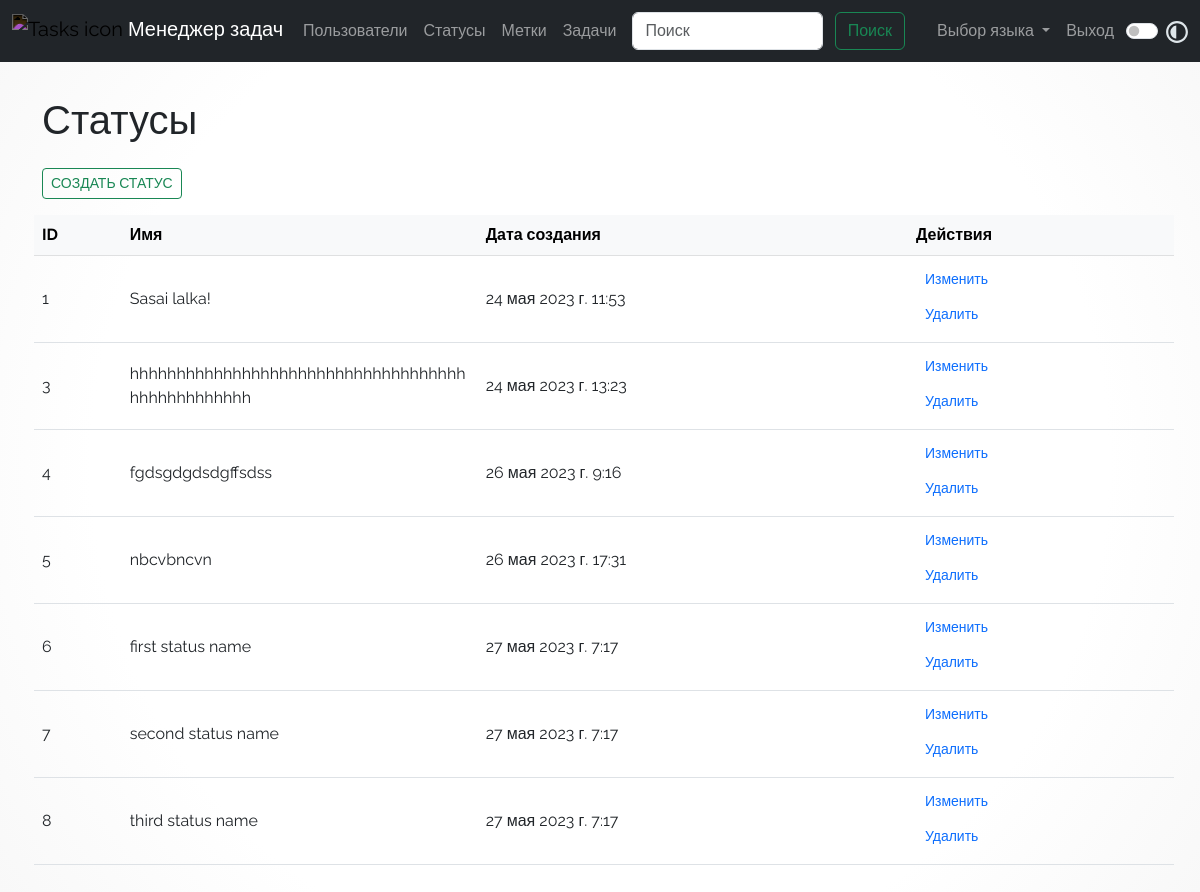
The page /statuses/ (signed in) on the database its author committed.
### task_manager/statuses/models.py (models this page shows, shortened)
class Status(models.Model):
    name = models.CharField(
        max_length=50,
        unique=True,
        verbose_name=_("Status name "),
    )
    created_at = models.DateTimeField(
        auto_now_add=True,
        verbose_name=_("Created at "),
    )
    class Meta:
        verbose_name = _("Status")
        verbose_name_plural = _("Statuses")

### task_manager/statuses/views.py (the view)
# urls.py: path('', views.IndexView.as_view(), name='labels'),
class IndexView(LoginRequiredMixin, ListView):
    model = Status
    template_name = "statuses/index.html"
    login_url = reverse_lazy("user_login")
    paginate_by = 50
    def get_queryset(self):
        return Status.objects.all().order_by("id")

### task_manager/templates/statuses/index.html (shortened to what this page needs)
{% extends "base.html" %}
{% load i18n %}
{% block main %}
  <div>
    <h1 class="text-left mb-4">{% translate 'Statuses' %}</h1>
    <div class="row table-responsive-md">
      <div class="col-12 text-left mb-3">
        <a class="btn btn-outline-success btn-sm col-auto text-uppercase" href="{% url 'status_create' %}">{% translate 'Create status' %}</a>
      </div>
      <table class="table table-hover mx-1 align-middle">
        <thead>
          <tr>
            <th class="table-light">{% translate 'ID' %}</th>
            <th class="table-light">{% translate 'Status name' %}</th>
            <th class="table-light">{% translate 'Creation date' %}</th>
            <th class="table-light">{% translate 'Actions' %}</th>
          </tr>
        </thead>
        {% for status in object_list %}
          <tr>
            <td>{{ status.id }}</td>
            <td class="wrapped-word">{{ status.name }}</td>
            <td>{{ status.created_at }}</td>
            <td>
              <a href="{% url 'status_update' id=status.id %}" class="btn btn-link d-flex btn-sm mb-1" rel="nofollow">{% translate 'Update' %}</a>
              <a href="{% url 'status_delete' id=status.id %}" class="btn btn-link d-flex btn-sm mb-1" rel="nofollow">{% translate 'Delete' %}</a>
            </td>
          </tr>
        {% endfor %}
      </table>
    </div>
  </div>
{% endblock %}

### static/styles.css (style rules this page uses)
body { padding-top: 5rem; font-family: 'Raleway', sans-serif; }
[data-bs-theme=light] body { background: radial-gradient(circle, hsla(0, 0%, 100%, 1) 67%, hsla(0, 0%, 97%, 1) 100%); }
.btn-link { text-decoration: none !important; }

### task_manager/templates/statuses/index.html (style rules this page uses)
.wrapped-word { word-wrap: break-word; min-width: 100px; max-width: 130px; }

### rows shown on the page
Status: id "1", name "Sasai lalka!", created_at "24 мая 2023 г. 11:53"
Status: id "3", name "hhhhhhhhhhhhhhhhhhhhhhhhhhhhhhhhhhhhhhhhhhhhhhhhh", created_at "24 мая 2023 г. 13:23"
Status: id "4", name "fgdsgdgdsdgffsdss", created_at "26 мая 2023 г. 9:16"
Status: id "5", name "nbcvbncvn", created_at "26 мая 2023 г. 17:31"
Status: id "6", name "first status name", created_at "27 мая 2023 г. 7:17"
Status: id "7", name "second status name", created_at "27 мая 2023 г. 7:17"
Status: id "8", name "third status name", created_at "27 мая 2023 г. 7:17"
